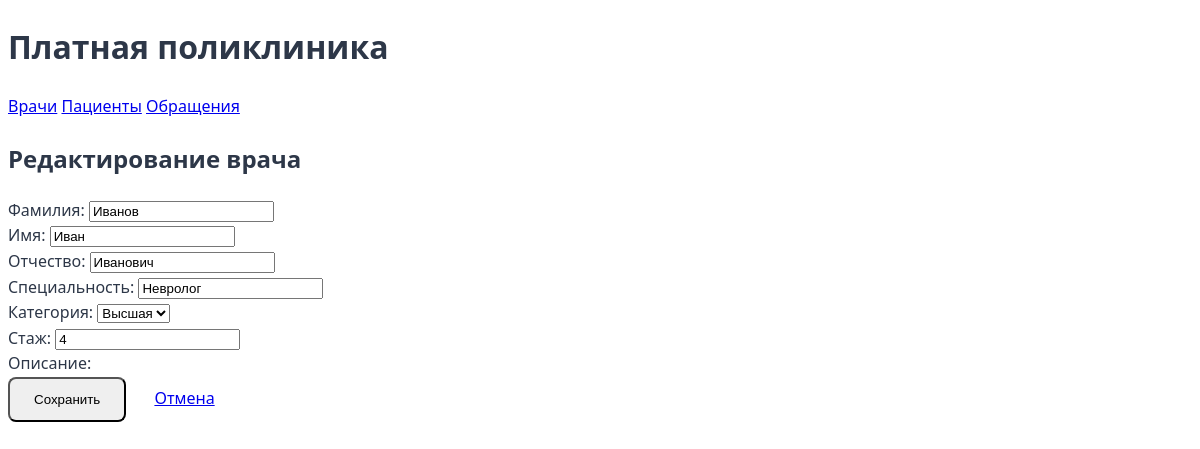
Page /doctor/1/edit/ on the committed database.
### core/models.py (models this page shows, shortened)
class Doctor(models.Model):
    CATEGORY_CHOICES = [
        ('1', 'Первая'),
        ('2', 'Вторая'),
        ('3', 'Высшая')
    ]
    last_name = models.CharField("Фамилия", max_length=50)
    first_name = models.CharField("Имя", max_length=50)
    middle_name = models.CharField("Отчество", max_length=50)
    specialty = models.CharField("Специальность", max_length=100)
    category = models.CharField("Категория", max_length=1, choices=CATEGORY_CHOICES)
    experience = models.IntegerField("Стаж")

### core/views.py (the view)
# urls.py: path('doctor/<int:pk>/edit/', doctor_form, name='edit_doctor'),
def doctor_form(request, pk=None):
    doctor = get_object_or_404(Doctor, pk=pk) if pk else None
    if request.method == 'POST':
        form = DoctorForm(request.POST, instance=doctor)
        if form.is_valid():
            form.save()
            return redirect('doctors')
    else:
        form = DoctorForm(instance=doctor)
    context = {
        'form': form,
        'is_edit': pk is not None  # Добавляем флаг редактирования
    }
    return render(request, 'doctor_form.html', context)

### core/forms.py
class DoctorForm(forms.ModelForm):
    class Meta:
        model = Doctor
        fields = '__all__'
        widgets = {
            'birth_year': forms.NumberInput(attrs={'min': 1900, 'max': 2100}),
        }

### core/templates/doctor_form.html (shortened to what this page needs)
{% extends "base.html" %}
{% block content %}
    <h2>{% if is_edit %}Редактирование{% else %}Добавление{% endif %} врача</h2>
    <form method="post" class="form">
        <div class="form-group">
            <label>Фамилия:</label>
            {{ form.last_name }}
        </div>
        <div class="form-group">
            <label>Имя:</label>
            {{ form.first_name }}
        </div>
        <div class="form-group">
            <label>Отчество:</label>
            {{ form.middle_name }}
        </div>
        <div class="form-group">
            <label>Специальность:</label>
            {{ form.specialty }}
        </div>
        <div class="form-group">
            <label>Категория:</label>
            {{ form.category }}
        </div>
        <div class="form-group">
            <label>Cтаж:</label>
            {{ form.experience }}
        </div>
        <div class="form-group">
            <label>Описание:</label>
        </div>
        <button type="submit" class="btn">Сохранить</button>
        <a href="{% url 'doctors' %}" class="btn cancel">Отмена</a>
    </form>
{% endblock %}

### core/static/css/style.css (style rules this page uses)
:root { --primary-color: #2A5C82; --secondary-color: #5BA4E6; --accent-color: #FF7E67; --light-bg: #F8FAFC; --text-dark: #2D3748; }
body { font-family: 'Segoe UI', system-ui, sans-serif; color: var(--text-dark); line-height: 1.6; }
.btn { padding: 0.8rem 1.5rem; border-radius: 8px; font-weight: 500; transition: all 0.3s ease; }

### rows in the picture
Doctor: last_name "Иванов", first_name "Иван", middle_name "Иванович", specialty "Невролог", category "Высшая", experience "4"
